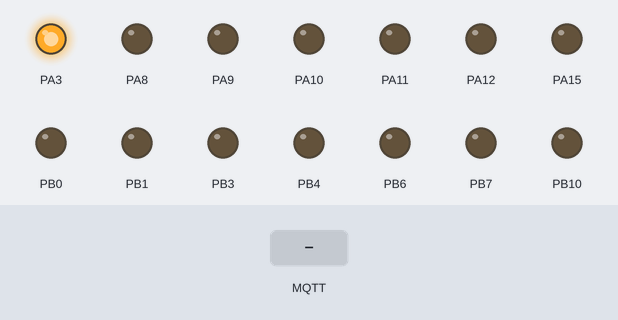
A program run on a simulated STM32 Blue Pill. Parts: output pins drawn as LEDs (lit = HIGH). Inputs (shaded band) come from the test bench. No MQTT or app messages arrive unless stated.

Above: at 0.1 s.
At 6.4 s:
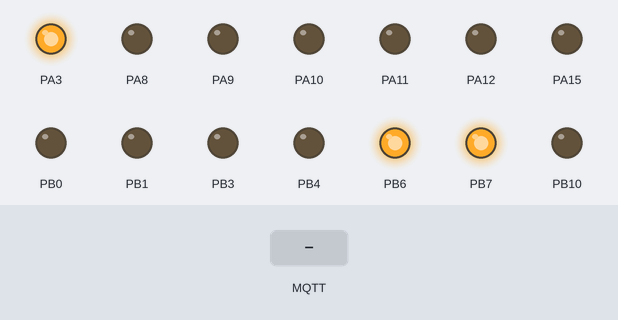
6.5 s: MQTT message "1" arrives on the first subscribed topic
At 7.7 s:
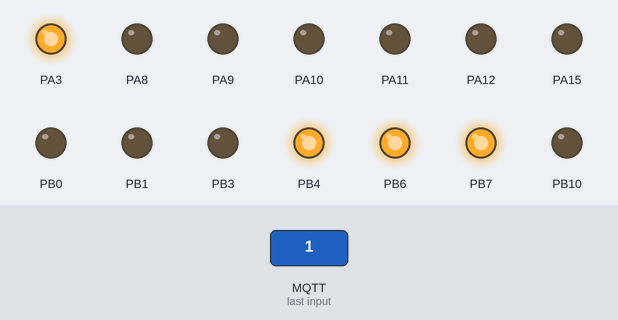
Timing chart, 0 to 9.5 s (numbered marks = the images above; inputs shaded):
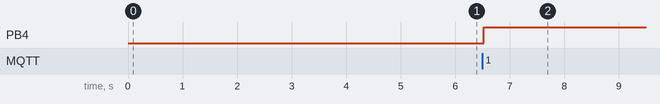

Measured:
- after the input at 6.5 s, PB4: LOW → HIGH at once

The program:

main.cpp
```cpp
#include <Arduino.h>
#include <PubSubClient.h>
#include <Ethernet.h>
#include <IWatchdog.h>


byte mac[] = {0xDE, 0xAD, 0xBE, 0xEF, 0xFE, 0x07};
byte ip[] = {111, 111, 111, 111};
byte ipServer[] = {111, 111, 111, 111};
EthernetClient net;
PubSubClient client(net);

/////////////////////////////////////////////////

void releControl(); // Проверяет изменилось ли реле
uint8_t selectPin(uint8_t pin); // выбор пина реле
void pinSetup(); // Инициализация и установка реле в выкл
void sendUpdate(uint8_t pin); // Обновление MQTT
void checkUpdate(); // проверить изменения
void autoUpdate(); // авто обновление
//void sendOnline();

/////////////////////////////////////////////////

uint32_t releGet = 0; // запись сюда полученнных данных
uint32_t releChanges = 0; // какое реле изменилось
//uint8_t getScript = 0; хз
//bool blockMode = 0; хз
const char* command = "rls/commands";
//const char* script = "rls/script";  не используется


void callback(char* topic, byte* payload, unsigned int length) {
  char buf[10];
  if (length >= sizeof(buf)) return;
  memcpy(buf, payload, length);
  buf[length] = '\0';

  if(strcmp(topic, command) == 0){  // получает mXXvX
    uint8_t rele = buf[2] - '0'; // берет номер реле
    if(buf[1] == '1'){rele += 10;}
    uint8_t val = buf[4] - '0'; // берет ВКЛ или ВЫКЛ
    bitWrite(releGet, rele-1, val); // запись полученое значие
    bitSet(releChanges, rele-1); // обновление
  }
}


/////////////////////////////////////////////////


void resetW5500() {
  digitalWrite(PA3, LOW);
  delay(50);
  digitalWrite(PA3, HIGH);
  delay(200);
  Ethernet.init(PA4);
  Ethernet.begin(mac, ip);
}

/////////////////////////////////////////////////

const char* id = "arduino_rls";
const char* user = "user";
const char* pass = "pass";
const char* status = "rls/status";
const char* off = "offline";
const char* on = "online";
bool needPublishAll = 0;


void reconnect() {
  static uint8_t lastConnect = 0;
  static uint32_t lastTry = 0;

  if (millis() - lastTry < 5000) return;
  lastTry = millis();
  lastConnect++;

  if(lastConnect > 6){lastConnect = 0; resetW5500();}

  if(!client.connected()){
    if (client.connect(id, user, pass, status, 0, true, off)) {
    lastConnect = 0;
    needPublishAll = true;
    client.publish(status, on, true);
    client.subscribe(command);
    }
  }
}


/////////////////////////////////////////////////


void setup() {

  // Сброс 5500
  pinMode(PA3, OUTPUT);
  digitalWrite(PA3, LOW);
  delay(50);
  digitalWrite(PA3, HIGH);
  delay(200);

  pinSetup();
  delay(3000);

  IWatchdog.begin(15000); // 15 секунд

  client.setServer(ipServer, 1883);
  client.setCallback(callback);
  Ethernet.init(PA4);
  Ethernet.begin(mac, ip);
  delay(2000);
}

/////////////////////////////////////////////////

void loop() {

  if(!client.connected()){reconnect();}
  else {client.loop();}
  releControl();
  checkUpdate();
  if(needPublishAll && client.connected()){autoUpdate();}
  //if(client.connected()){sendOnline();}

  IWatchdog.reload();
}

/////////////////////////////////////////////////
//Выбор пина управления реле

uint8_t selectPin(uint8_t pin){
  switch (pin){
  case 0:
    pin = PB0;
    break;
  case 1:
    pin = PB1;
    break;
  case 2:
    pin = PB10;
    break;
  case 3:
    pin = PB11;
    break;
  case 4:
    pin = PB12;
    break;
  case 5:
    pin = PB13;
    break;
  case 6:
    pin = PB14;
    break;
  case 7:
    pin = PB15;
    break;
  case 8:
    pin = PA8;
    break;
  case 9:
    pin = PA9;
    break;
  case 10:
    pin = PA10;
    break;
  case 11:
    pin = PA11;
    break;
  case 12:
    pin = PA12;
    break;
  case 13:
    pin = PA15;
    break;
  case 14:
    pin = PB3;
    break;
  case 15:
    pin = PB4;
    break;
  case 16:  // СТРОБОСКОП
    pin = PB7;
    break;
  case 17:  // РОЛЕТА
    pin = PB6;
    break;
  //case 18: не задействован
  //  pin = PB5;
  //  break;
  }
  return pin;
}

/////////////////////////////////////////////////

uint32_t releUpdate = 0;

void releControl(){
  static uint8_t count = 0;
  if(count < 18 && bitRead(releChanges, count)){
    if(count < 16){digitalWrite(selectPin(count), bitRead(releGet, count));}
    else{digitalWrite(selectPin(count), !bitRead(releGet, count));}
    bitClear(releChanges, count);
    bitSet(releUpdate, count);
  }
  count++;
  if(count > 17){count = 0;}
}

/////////////////////////////////////////////////
// Инициализация и установка реле в выкл


void pinSetup(){
  uint8_t nomer = 0;
  for(uint8_t pin = 0; pin<18; pin++){
    nomer = selectPin(pin);
    pinMode(nomer, OUTPUT);
    if(pin < 16){digitalWrite(nomer, 0);}
    else {digitalWrite(nomer, 1);} // 16 и 17 реле с 0 - ВКЛ
  }
}


/////////////////////////////////////////////////


char statusRele[15] = "rls/status/r00";

void sendUpdate(uint8_t pin){
  char rele[2]; rele[1] = '\0';
  if(pin < 9){
    itoa(pin+1, rele, DEC);
    statusRele[12] = '0';
    statusRele[13] = rele[0];}
  if(pin > 8){
    itoa((pin+1)-10, rele, DEC);
    statusRele[12] = '1';
    statusRele[13] = rele[0];}
  char data[2]; data[1] = '\0';
  itoa(bitRead(releGet, pin), data, DEC);
  client.publish(statusRele, data);
}

/////////////////////////////////////////////////

void checkUpdate(){
  static uint8_t count = 0;
  if(bitRead(releUpdate, count)){
    sendUpdate(count);
    bitClear(releUpdate, count);}
  count++;
  if(count > 17){count = 0;}
}

/////////////////////////////////////////////////

void autoUpdate(){
  static uint32_t tmr1 = 0;
  static uint8_t count = 0;
  static uint16_t interval = 5000;
  //if(interval == 0){interval = 300000;}
  if(millis() - tmr1 >= interval){
    tmr1 = millis();
    sendUpdate(count);
    //interval = 5000;
    count++;
  }
  if(count>17){count = 0; interval = 0; needPublishAll = false;}
}

/////////////////////////////////////////////////

//void sendOnline(){
//  static uint32_t tmr3 = 0;
//  if(millis() - tmr3 >= 10000){
//    client.publish(status, on);
//    tmr3 = millis();}
//}

/////////////////////////////////////////////////
// Улучшаная версия  13.12.25
```
